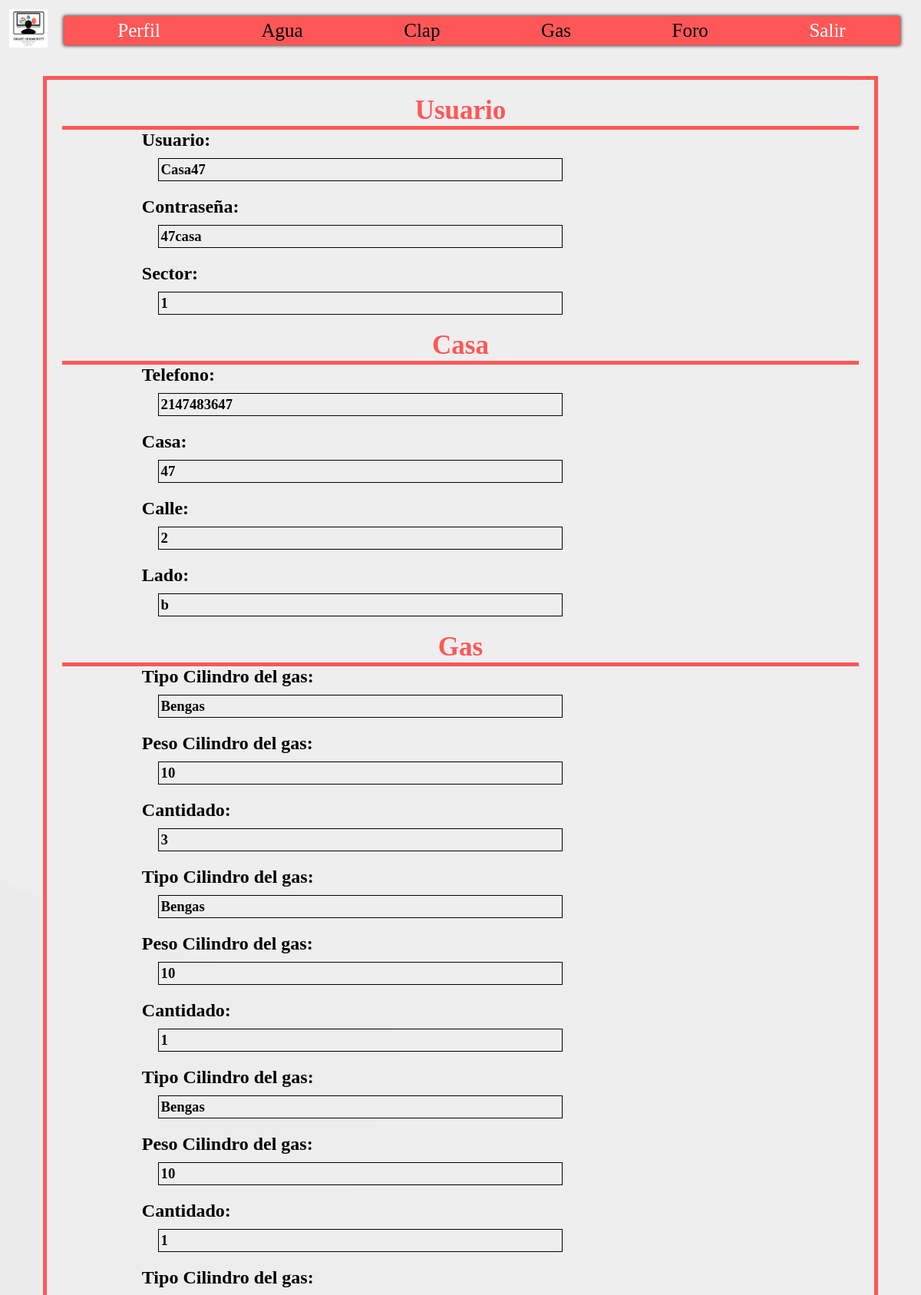
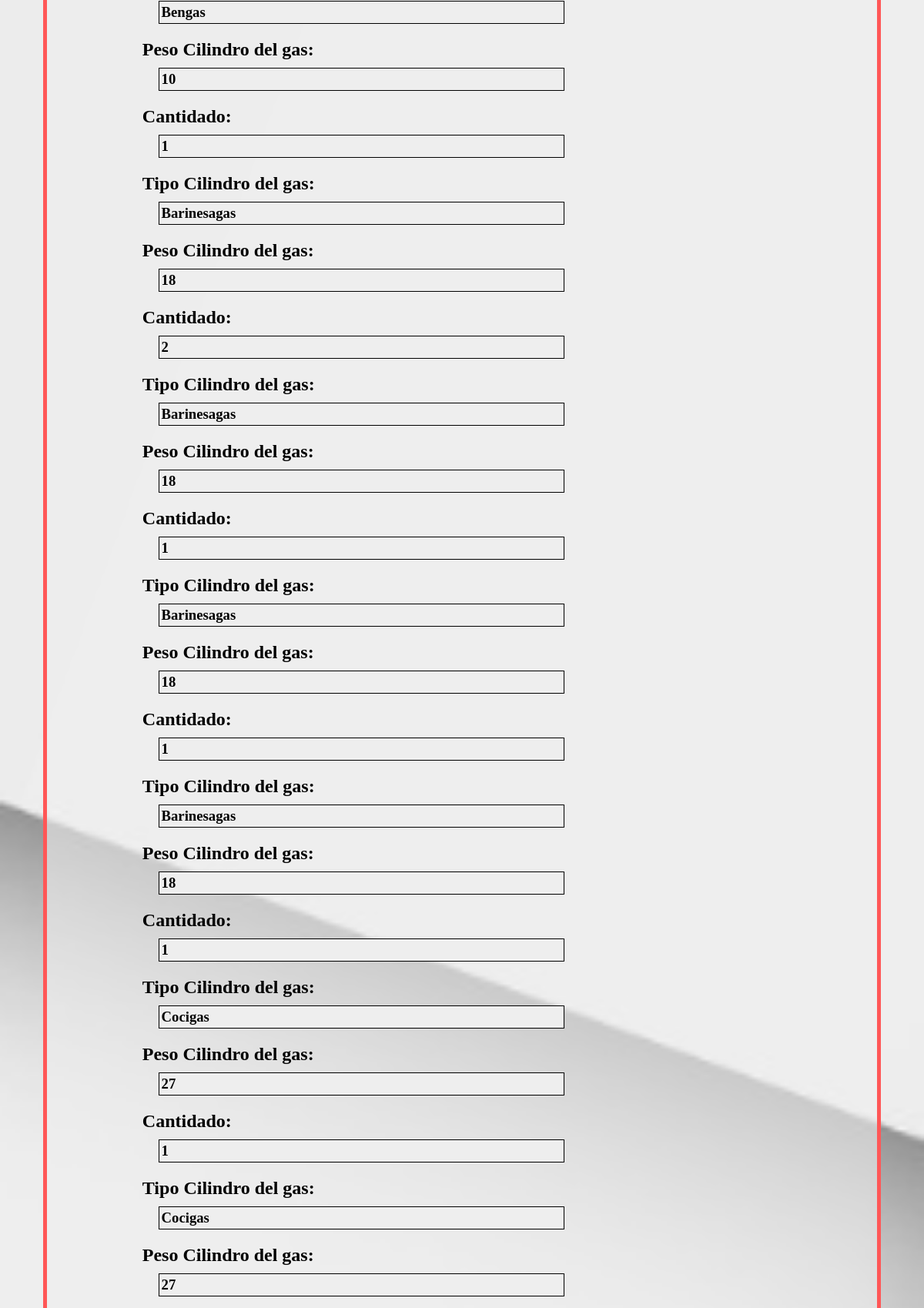
/index.php?action=Usuario (signed in, upper part), run on the app's committed database (2 pictures, top to bottom).
### tables this page shows
CREATE TABLE `usuario` (
  `id` int(11) NOT NULL,
  `usuario` char(20) NOT NULL,
  `password` char(25) NOT NULL,
  `idPermiso` int(1) NOT NULL,
  `IdSector` int(1) DEFAULT NULL
);

CREATE TABLE `casa` (
  `id` int(11) NOT NULL,
  `idUsuario` int(11) NOT NULL,
  `calle` int(3) NOT NULL,
  `idLado` int(1) NOT NULL,
  `telefono` int(11) NOT NULL
);

CREATE TABLE `lado` (
  `id` int(1) NOT NULL,
  `lado` char(1) NOT NULL
);

CREATE TABLE `gas` (
  `id` int(11) NOT NULL,
  `idCasa` int(11) NOT NULL,
  `idTipo` int(1) NOT NULL,
  `idPeso` int(1) NOT NULL,
  `cantidad` int(2) NOT NULL
);

CREATE TABLE `tipogas` (
  `id` int(1) NOT NULL,
  `tipo` char(15) NOT NULL
);

CREATE TABLE `peso` (
  `id` int(1) NOT NULL,
  `peso` int(2) NOT NULL
);

### index.php (called while the page is built, shortened)
<?php
	require_once "controllers/controller.php";
	require_once "models/crud.php";
	$mvc = new MvcController();
	$mvc->plantillaUno();
?>

### models/conexion.php (called while the page is built)
<?php
	class Conexion{
		public static function conectar(){
			$link = new PDO("mysql:host=localhost;dbname=proyecto","root","");
			return $link;
		}
	}
?>

### models/crud.php (called while the page is built, shortened)
<?php
	require_once "conexion.php";
	class Datos extends Conexion{
		public static function todoModel($tabla){
			$stmt = Conexion::conectar()->prepare("SELECT * FROM $tabla");
			$stmt -> execute();
			return $stmt -> fetchall();
		}
	}
?>

### controllers/controller.php (the view, shortened to what this page needs)
<?php
	class MvcController{
		public function plantillaUno(){
			include "views/template.php";
		}
		public function enlacesPaginasController(){
			if (isset($_GET["action"])) {
				$enlaces = $_GET["action"];
			}else{
				$enlaces = "index";
			}
			$respuesta = enlacesPaginas::enlacespaginasModel($enlaces);
			include $respuesta;
		}
		public function vistausuarioController($id){
		 		$respuesta = Datos::todoModel("usuario");
		 		$a=0;
		 		echo "<h1>Usuario</h1><div class='linea'></div>";
				while ($a < count($respuesta)){
					if($respuesta [$a][0] == $id){
						echo "<h2>Usuario: </h2><h3> ".$respuesta [$a][1]."</h3>";
						echo "<h2>Contraseña: </h2><h3> ".$respuesta [$a][2]."</h3>";
						echo "<h2>Sector: </h2><h3> ".$respuesta [$a][4]."</h3>";
						$idUsuario = $respuesta [$a][0];
						$a+=999999;
					}
					$a++;
				}
				echo "<h1>Casa</h1><div class='linea'></div>";
				$respuesta = Datos::todoModel("casa");
		 		$a=0;
				while ($a < count($respuesta)){
					if($respuesta [$a][1] == $idUsuario){
						echo "<h2>Telefono: </h2><h3> ".$respuesta [$a][4]."</h3>";
						echo "<h2>Casa: </h2><h3> ".$respuesta [$a][0]."</h3>";
						echo "<h2>Calle: </h2><h3> ".$respuesta [$a][2]."</h3>";
						$idCasa = $respuesta [$a][0];
						$idLado = $respuesta [$a][3];
						$a+=999999;
					}
					$a++;
				}
				$respuesta = Datos::todoModel("lado");
		 		$a=0;
				while ($a < count($respuesta)){
					if($respuesta [$a][0] == $idLado){
						echo "<h2>Lado: </h2><h3> ".$respuesta [$a][1]."</h3>";
						$a+=999999;
					}
					$a++;
				}
				echo "<h1>Gas</h1><div class='linea'></div>";
				$respuesta = Datos::todoModel("gas");
				$tipo = Datos::todoModel("tipogas");
				$peso = Datos::todoModel("peso");
		 		$a=0;
				while ($a < count($respuesta)){
					if($respuesta [$a][1] == $idCasa){
						$b=0;
						while ($b < count($tipo)){
							if($respuesta [$a][2] == $tipo[$b][0]){
								echo "<h2>Tipo Cilindro del gas: </h2><h3> ".$tipo[$b][1]."</h3>";
								$b=999999;
							}
							$b++;
						}
						$b=0;
						while ($b < count($peso)){
							if($respuesta [$a][2] == $peso[$b][0]){
								echo "<h2>Peso Cilindro del gas: </h2><h3> ".$peso[$b][1]."</h3>";
								$b=999999;
							}
							$b++;
						}
						echo "<h2>Cantidado: </h2><h3> ".$respuesta [$a][4]."</h3>";
					}
					$a++;
				}
		}
	}
?>

### views/template.php (shortened to what this page needs)
<!DOCTYPE html>
<html lang="en">
<head>
	<link rel="stylesheet" type="text/css" href="views/css/estilos.css?3">
	<link rel="stylesheet" type="text/css" href="views/css/menu.css">
</head>
<body>
	<nav>
		<div id="icono">
			<img src="views/css/icono.png" >
		</div>
		<div id="caja">
		<div id="navegacion">
			<?php
				if (isset($_GET["action"])) {
					if ($_GET["action"] == "login" ||
						$_GET["action"] == "Master" ||
						$_GET["action"] == "Jefe de Calle" ||
						$_GET["action"] == "Usuario"){
						$enlaces = $_GET["action"];
					}else if ($_GET["action"] == "agregar" ||
						      $_GET["action"] == "editar" ||
						      $_GET["action"] == "eliminar") {
						$enlaces = "Master";
					}else if($_GET["action"] == "familias" ||
						     $_GET["action"] == "modificar" ||
						     $_GET["action"] == "modificarcasa" ||
						     $_GET["action"] == "modificargas" ||
						     $_GET["action"] == "agregargas" ||
						     $_GET["action"] == "eliminargas" ||
						     $_GET["action"] == "editargas" ||
						     $_GET["action"] == "modificarjefe" ||
						     $_GET["action"] == "editarjefe" ||
						     $_GET["action"] == "eliminarjefe" ||
						     $_GET["action"] == "peticiones" ){
						$enlaces = "Jefe de Calle";
					}else{
						$enlaces = "login";;
					}
				}else{
					$enlaces = "login";
				}
				require_once "modulos/navegacion/".$enlaces."Nav.php";
			?>
		</div>
		</div>
	</nav>
	<section class="contenido">
		<?php
			$mvc = new MvcController();
			$mvc -> enlacesPaginasController();
		?>
	</section>
</body>
</html>

### views/modulos/navegacion/UsuarioNav.php
<ul class="seis">
	<li><a href="index.php?action=Usuario">Perfil</a></li>
	<li class="bloqueadoTex">Agua</li>
	<li class="bloqueadoTex">Clap</li>
	<li class="bloqueadoTex">Gas</li>
	<li class="bloqueadoTex">Foro</li>
	<li><a href="index.php?action=salir">Salir</a></li>
</ul>

### views/modulos/Usuario.php (shortened to what this page needs)
<?php
  $idUsuario = $_SESSION['id'];
  if (isset($idUsuario)){
  $ingreso = new MvcController();
  $ingreso -> vistausuarioController($idUsuario);
?>
<?php
  }else{
    header("location:index.php?action=login");
  }
?>

### views/css/estilos.css (style rules this page uses)
* { padding: 0px; margin: 0px; }
body { background: url("fondo.jpg") no-repeat center center fixed; background-size: cover; }

### views/css/menu.css (style rules this page uses)
nav { width: 100%; margin: none; padding: none; min-width: 810px; }
#icono { width: 4%; display: block; padding: 1%; float: left; min-width: 50px; }
img { width: 100%; }
#caja { padding: 1.75% 3% 0 6.75%; width: 90%; margin: auto; }
#navegacion { background: rgb(255,087,087); color: #fff; padding: 5px; width: 100%; text-align: center; box-shadow: 0 0 5px #000; font-size: 25px; list-style-type: none; }
ul { width: 100%; display: grid; grid-template-columns: repeat(7, auto); }
li { text-align: center; display: inline-block; cursor: pointer; }
a { text-decoration: none; color: #fff; }
.bloqueadoTex { color: #000; }
.seis { display: grid; grid-template-columns: repeat(6, auto); }

### views/css/newadmin.css (style rules this page uses)
section { padding: 20px; min-height: 78vh; background-color: rgb(238,238,238,.6); border: solid 5px rgb(255,087,087); position: relative; margin: 5vh 7vh 0 7vh; }
h1 { text-align: center; color: rgb(255,087,087); font-size: 35px; }
.linea { display: block; width: 100%; height: 5px; background: rgb(255,087,087); }
h2 { margin-left: 10%; margin-bottom: 10px; }
h3 { margin-left: 12%; display: inline-block; width: 50%; border: solid 1px; background: rgb(238,238,238); padding: 3px; margin-bottom: 20px; }

### data on the page
usuario: usuario "Casa47", password "47casa", IdSector "1"
casa: telefono "2147483647", id "47", calle "2"
lado: lado "b"
gas: idCasa.tipo "Bengas", idCasa.peso "10", cantidad "3"
gas: idCasa.tipo "Bengas", idCasa.peso "10", cantidad "1"
gas: idCasa.tipo "Bengas", idCasa.peso "10", cantidad "1"
gas: idCasa.tipo "Bengas", idCasa.peso "10", cantidad "1"
gas: idTipo.tipo "Barinesagas", cantidad "2"
peso: peso "18"
gas: idTipo.tipo "Barinesagas", idPeso.peso "18", cantidad "1"
gas: idTipo.tipo "Barinesagas", cantidad "1"
gas: idTipo.tipo "Barinesagas", cantidad "1"
gas: idTipo.tipo "Cocigas", cantidad "1"
peso: peso "27"
gas: idTipo.tipo "Cocigas"
